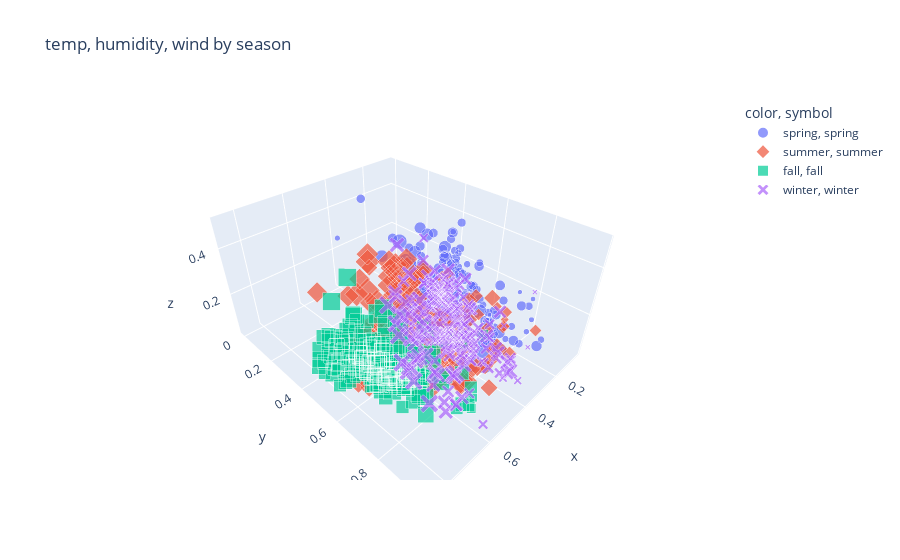

Here is the notebook cell this chart was saved with:
### Code cell
import plotly.express as px
#df = px.data.iris()
#fig = px.scatter_3d(df, x='sepal_length', y='sepal_width', z='petal_width',
#               color='species')

fig = px.scatter_3d(x=temp, y=hum, z=windspeed, color=seasons, symbol=seasons, size=count,title = "temp, humidity, wind by season")
fig.show()

### Figure 1 — Plotly figure (JSON) as saved in the notebook; plotly's stock layout.template omitted (floating-point values rounded to 4 significant figures; data arrays with more than 128 entries replaced by an {"elided": "..."} marker saying what was removed)
{"data": [{"hovertemplate": "color=spring<br>symbol=spring<br>x=%{x}<br>y=%{y}<br>z=%{z}<br>size=%{marker.size}<extra></extra>", "legendgroup": "spring, spring", "marker": {"color": "#636efa", "size": {"elided": "181 int values"}, "sizemode": "area", "sizeref": 21.79, "symbol": "circle"}, "mode": "markers", "name": "spring, spring", "scene": "scene", "showlegend": true, "type": "scatter3d", "x": {"elided": "181 float values"}, "y": {"elided": "181 float values"}, "z": {"elided": "181 float values"}}, {"hovertemplate": "color=summer<br>symbol=summer<br>x=%{x}<br>y=%{y}<br>z=%{z}<br>size=%{marker.size}<extra></extra>", "legendgroup": "summer, summer", "marker": {"color": "#EF553B", "size": {"elided": "184 int values"}, "sizemode": "area", "sizeref": 21.79, "symbol": "diamond"}, "mode": "markers", "name": "summer, summer", "scene": "scene", "showlegend": true, "type": "scatter3d", "x": {"elided": "184 float values"}, "y": {"elided": "184 float values"}, "z": {"elided": "184 float values"}}, {"hovertemplate": "color=fall<br>symbol=fall<br>x=%{x}<br>y=%{y}<br>z=%{z}<br>size=%{marker.size}<extra></extra>", "legendgroup": "fall, fall", "marker": {"color": "#00cc96", "size": {"elided": "188 int values"}, "sizemode": "area", "sizeref": 21.79, "symbol": "square"}, "mode": "markers", "name": "fall, fall", "scene": "scene", "showlegend": true, "type": "scatter3d", "x": {"elided": "188 float values"}, "y": {"elided": "188 float values"}, "z": {"elided": "188 float values"}}, {"hovertemplate": "color=winter<br>symbol=winter<br>x=%{x}<br>y=%{y}<br>z=%{z}<br>size=%{marker.size}<extra></extra>", "legendgroup": "winter, winter", "marker": {"color": "#ab63fa", "size": {"elided": "178 int values"}, "sizemode": "area", "sizeref": 21.79, "symbol": "x"}, "mode": "markers", "name": "winter, winter", "scene": "scene", "showlegend": true, "type": "scatter3d", "x": {"elided": "178 float values"}, "y": {"elided": "178 float values"}, "z": {"elided": "178 float values"}}], "layout": {"legend": {"itemsizing": "constant", "title": {"text": "color, symbol"}, "tracegroupgap": 0}, "scene": {"domain": {"x": [0, 1], "y": [0, 1]}, "xaxis": {"title": {"text": "x"}}, "yaxis": {"title": {"text": "y"}}, "zaxis": {"title": {"text": "z"}}}, "title": {"text": "temp, humidity, wind by season"}}}
